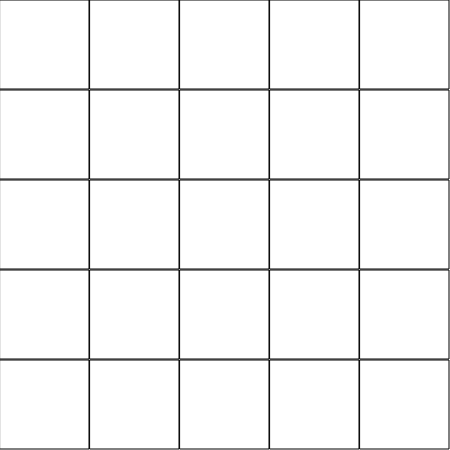
Frame 1 (no input)
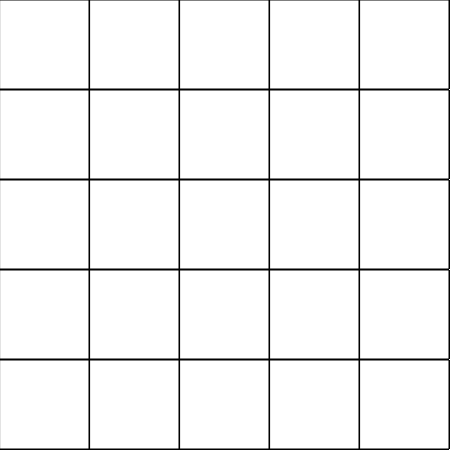
Frame 60 (no input)
Frame 120 (the mouse pressed at the canvas centre since frame 60): identical to frame 60, image omitted

The p5.js sketch that drew these frames (run headless with seeded random() and noise() and a simulated clock; from frame 60 on, the mouse is pressed at the canvas centre):

// p5.js sketch
// ── sketch.js
const cols = 5;
const rows = 5;
const grid = new Array(cols);
var w; //width
var h; // height
function Spot(i, j) {
    //x cordinates of spot
    this.x = i;
    //y cordinates of spot
    this.y = j;
    this.f = 0; //
    this.g = 0;
    this.h = 0;

    this.show = function () {
        //method to draw rectangle spot
        //(first two params is location while the next two is width & height )
        rect(this.x * w, this.y * h, w - 1, h - 1);
    };
}

var openSet = [];
var closedSet = [];
var start; //start node
var end; //end node

//Setup Method gotten from the p5.js lib
function setup() {
    createCanvas(450, 450);

    w = width / cols;
    h = height / rows;

    // make a 2d array of 5 by 5
    // [
    //     [spot,spot,spot,spot,spot],
    //     [spot,spot,spot,spot,spot],
    //     [spot,spot,spot,spot,spot],
    //     [spot,spot,spot,spot,spot],
    //     [spot,spot,spot,spot,spot],
    // ];

    for (let i = 0; i < cols; i++) {
        grid[i] = new Array(rows);
    }

    for (let i = 0; i < cols; i++) {
        for (let j = 0; j < rows; j++) {
            //Make each one of the 2d array a custom spot object, look top
            grid[i][j] = new Spot(i, j);
        }
    }

    start = grid[0][0]; // Starting node top left corner
    end = grid[cols - 1][rows - 1]; // end node ur searching for,  right bottom corner
    openSet.push(start);
}

// draw() is a method from p5.lib that loops forever, until stopped
function draw() {
    // if openSet is empty that means there is no more "Spot" left to be evaluated. This means that we either found the optimal path or there is no path
    if (openSet.length > 0) {
        for (let i = 0; i < cols; i++) {
            for (let j = 0; j < rows; j++) {
                //grid[i][j] is a spot therefore it can use a custom method made called show
                grid[i][j].show();
            }
        }
    } else {
    }
}
